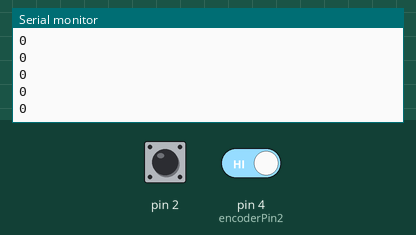
Simulated run of this sketch. Board: Arduino Uno, built with avr-gcc and run on an emulated ATmega328P. Parts: the last lines printed to the serial monitor. The test bench sets the inputs (shaded band); at power-on: pin 2 HIGH, pin 4 (encoderPin2) HIGH.

Above: at 1.2 s.
1.3 s: pin 2 pulled LOW for 0.15 s
At 2.4 s:
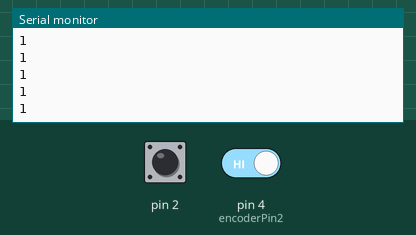
2.9 s: pin 2 pulled LOW for 1 s
At 4.0 s:
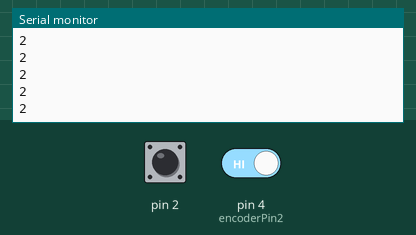
Timing chart, 0 to 5.9 s (numbered marks = the images above; inputs shaded):
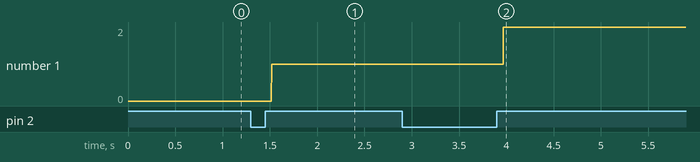

Measured:
- after the input at 1.3 s, the serial monitor: prints a new line after 0.22 s (image 1)
- after the input at 2.9 s, the serial monitor: prints a new line after 1.1 s (image 2)
- plotted number 1: 0 → 1 after the input at 1.3 s, 1 → 2 after the input at 2.9 s

The sketch:

encoder_check_orange_rotary.ino
```cpp
#include "PinMap.h"

//these pins can not be changed 2/3 are special pins
int encoderPin1 = 3; //white
int encoderPin2 = 4; //green
volatile int lastEncoded = 0;
volatile long encoderValue = 0;

long lastencoderValue = 0;

void updateEncoder(){
  if (digitalRead(encoderPin2)==1){
    encoderValue++;
  }
  else {
  encoderValue--;}

}
void setup() {
  Serial.begin (9600);

  pinMode(2, INPUT_PULLUP);
  pinMode(encoderPin2, INPUT_PULLUP);

  //call updateEncoder() when any high/low changed seen
  //on interrupt 0 (pin 2), or interrupt 1 (pin 3)
  attachInterrupt(digitalPinToInterrupt(2), updateEncoder, RISING);


}

void loop(){
  //Do stuff here
  Serial.println(encoderValue);
  // delay(100); //just here to slow down the output, and show it will work  even during a delay
}


// //MOTOR DRIVER TESTER CODE -- OF COURSE ITS ME. WHO ELSE DO YOU THINK IS THAT GOOD BRO ?
// #define DIR 0
// #define PWM 1


// void setup()
// {
//   pinMode(DIR,OUTPUT);
//   pinMode(PWM,OUTPUT);
//   analogWriteResolution(8);
// }

// void loop()
// {
//   digitalWrite(DIR,1);
//   analogWrite(PWM,125);
//   delay(2500);
//   digitalWrite(DIR,0);
//   analogWrite(PWM,125);
//   delay(2500);
// }
```

PinMap.h
```cpp
#define MD1_DIR 0
#define MD1_PWM 1
#define MD2_DIR 2
#define MD2_PWM 3
#define MD3_DIR 4
#define MD3_PWM 5
#define MD4_DIR 6
#define MD4_PWM 7
#define MD5_DIR 8
#define MD5_PWM 9
#define MD6_DIR 25
#define MD6_PWM 24
#define S1 10
#define S2 11
#define S3 12
#define S4 13
#define S5 14
#define S6 15
#define Lim1 16
#define Lim2 17
#define Lim3 34
#define Lim4 35
#define BNO_SCA 18
#define BNO_SCL 19
#define RL1 20
#define RL2 21
#define RL3 22
#define CS_Com 23
#define CS1_OUT 26
#define CS2_OUT 27
#define CS3_OUT 28
#define CS4_OUT 29
#define ENC1_A 30
#define ENC1_B 31
#define ENC2_A 32
#define ENC2_B 33
#define ENC3_A 36
#define ENC3_B 37
#define LS1_An 38
#define LS2_An 39
#define LS3_An 40
#define LS4_An 41
```
